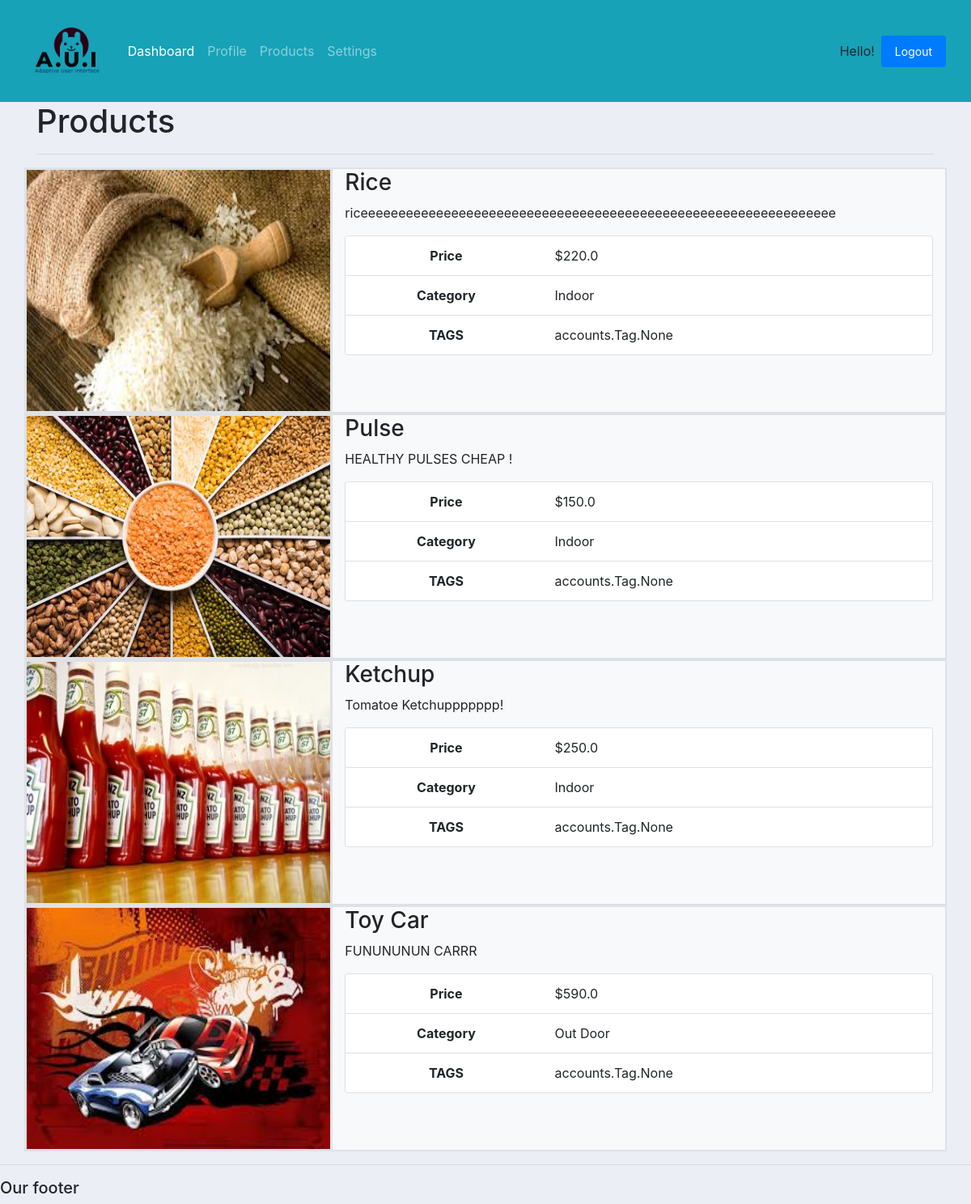
/products/ (signed in), run on the app's committed database.
### accounts/models.py (models this page shows, shortened)
class Product(models.Model):
    CATEGORY =(
        ('Indoor','Indoor'),
        ('Out Door','Out Door'),
    )
    name = models.CharField(max_length=20,null=True)
    price = models.FloatField(null=True)
    category = models.CharField(max_length=20,null=True,choices=CATEGORY)
    date_created = models.DateTimeField(auto_now_add=True ,null=True)
    desciption = models.CharField(max_length=100,null=True,blank=True)
    tags = models.ManyToManyField(Tag)
    image = models.ImageField(null=True,default='product.png')

### accounts/views.py (the view)
# urls.py: path('products/' , views.productPage, name='productPage'),
def productPage(request):
    if not request.user.is_authenticated:
        return redirect('/signin')
    products = Product.objects.all()
    context = {'Products': products}
    return render(request,'accounts/products.html',context)

### accounts/templates/accounts/products.html
{% extends 'accounts/main.html' %}
{% block content %}
{% load static%}
<div class='container mx-auto'>
    <h1> Products</h1>
    <hr>
    {% for product in Products%}
    <div class='row border bg-light'>
        <div class='col-sm-10 col-md-4 col-lg-4  border p-0 m-0  mx-auto' >
            <img class=' productImage border m-0  w-100  p-0 bg-primary mx-auto' src = '{{product.image.url}}'>
        </div>
        <div class='col-sm-10 col-md-8 border w-100  '>
            <h3>{{product.name}}</h3>
            <p>{{product.desciption}}</p>
            <div class="card  " >
                <ul class="list-group list-group-flush">
                    <li class="list-group-item ">
                        <div class='row'>
                            <div class="text-center col-4 ">
                                <b>Price</b>
                            </div>
                            <div class='col-auto '>
                                ${{product.price}}
                            </div>
                        </div>
                    </li>
                    <li class="list-group-item ">
                        <div class='row'>
                            <div class="text-center col-4 ">
                                <b>Category</b>
                            </div>
                            <div class='col-auto '>
                                {{product.category}}
                            </div>
                        </div>
                    </li>
                    <li class="list-group-item ">
                        <div class='row'>
                            <div class="text-center col-4 ">
                                <b>TAGS</b>
                            </div>
                            <div class='col-auto '>
                                {{product.tags}}
                            </div>
                        </div>
                    </li>
                </ul>
              </div>
        </div>
    </div>
    {% endfor %}
</div>
{% endblock %}

### static/css/main.css (style rules this page uses)
.productImage { height: 300px; width: auto; }
body { background-color: #ebeff5; }

### data on the page
Product: image (picture), name "Rice", desciption "riceeeeeeeeeeeeeeeeeeeeeeeeeeeeeeeeeeeeeeeeeeeeeeeeeeeeeeeeeeeeeee", price "220.0", category "Indoor", tags "accounts.Tag.None"
Product: image (picture), name "Pulse", desciption "HEALTHY PULSES CHEAP !", price "150.0", category "Indoor", tags "accounts.Tag.None"
Product: image (picture), name "Ketchup", desciption "Tomatoe Ketchuppppppp!", price "250.0", category "Indoor", tags "accounts.Tag.None"
Product: image (picture), name "Toy Car", desciption "FUNUNUNUN CARRR", price "590.0", category "Out Door", tags "accounts.Tag.None"
